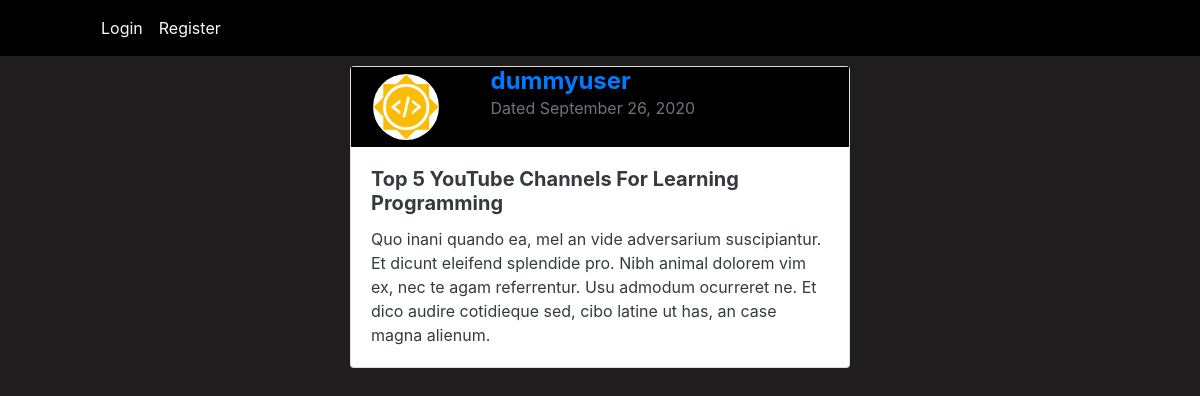
/blog/post/31/, run on the app's committed database.
### blog/models.py (models this page shows, shortened)
class Post(models.Model):
    title = models.CharField(max_length=100)
    content = models.TextField()
    date = models.DateTimeField(auto_now_add=True)
    author = models.ForeignKey(User,on_delete=models.CASCADE)

### users/models.py (models this page shows, shortened)
class Profile(models.Model):
    user = models.OneToOneField(User,on_delete=models.CASCADE)
    image = models.ImageField(default="default.png",upload_to="profile_pics")
    bio = models.TextField()

### blog/views.py (the view)
# urls.py: path('post/<int:pk>/',PostDetailView.as_view(),name='post_detail'),
class PostDetailView(DetailView):
    model = Post

### blog/templates/blog/post_detail.html (shortened to what this page needs)
{% extends "blog/base.html" %}
{% block body1 %}
    <div style="margin:10px;padding:auto;">
        <div class="card mx-auto"  style="width:500px">
            <div class="container">
                <div class="row">
                <div class="col-sm-3" style="background-color:black;">
                    <img class="card-img-top rounded-circle"  style="border-radius: 50%; height:80px; width:80px;padding:7px" src="{{object.author.profile.image.url}}" alt="Card image"/>
                </div>
                <div class="col-sm-9" style="background-color:black;">
                    <p>
                        <span class="h4 font-weight-bold">
                            <a href="{% url 'user_posts' object.author.username %}">{{object.author}}</a>
                        </span><br>
                        <span class = "text-muted">Dated {{object.date|date:"F d, Y"}}</span>
                    </p>
                </div>
                </div>
            </div>
            <div class="card-body text-dark">
                {% if object.title %}
                    <div class="card-title h5 font-weight-bold">{{object.title}}</div>
                {% endif %}
                <p class="card-text">
                    {{object.content}}
                </p>
            </div>
        </div>
    </div>
{% endblock body1 %}

### blog/static/blog/main.css (style rules this page uses)
body { background-color: rgb(32, 29, 31); color:rgb(246, 145, 15) }

### data on the page
Post: author.profile.image (picture), author "dummyuser", date "September 26, 2020", title "Top 5 YouTube Channels For Learning Programming", content "Quo inani quando ea, mel an vide adversarium suscipiantur. Et dicunt eleifend splendide pro. Nibh animal dolorem vim ex, nec te agam referrentur. Usu admodum ocurreret ne. Et dico audire cotidieque sed, cibo latine ut has, an case magna alienum."
